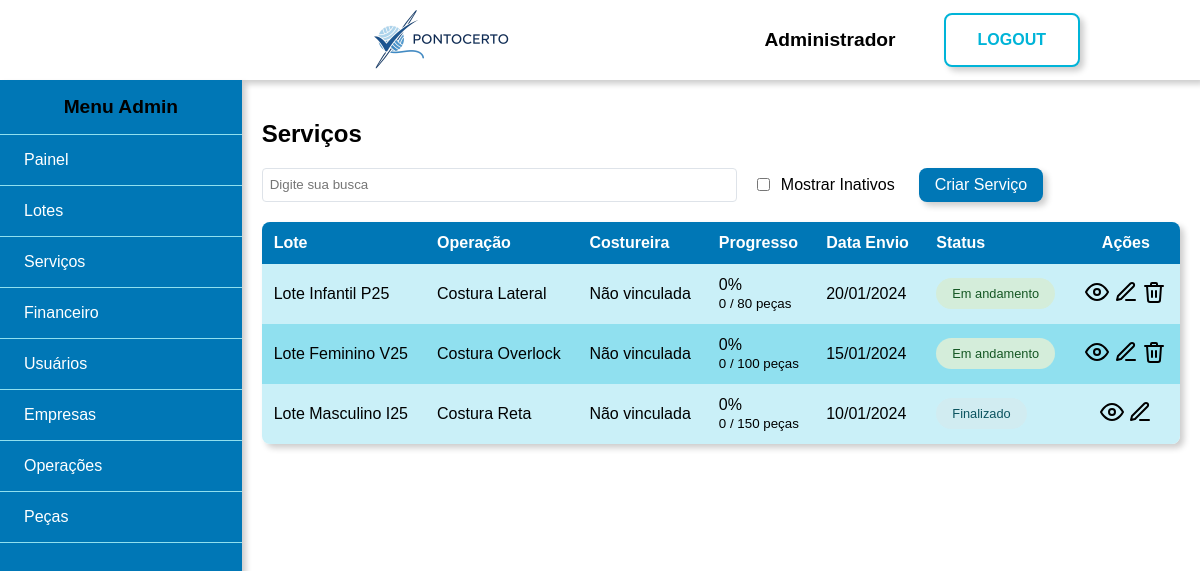
Screenshot of /admin/servicos (signed in) with the database file from the repository.
### tables this page shows
CREATE TABLE usuarios (
    id int PRIMARY KEY AUTO_INCREMENT,
    tipo enum('admin', 'costureira') NOT NULL DEFAULT 'costureira',
    nome varchar(50) NOT NULL,
    cpf varchar(11) NOT NULL UNIQUE,
    email varchar(250) NOT NULL UNIQUE,
    telefone varchar(11) NOT NULL,
    cep varchar(8) NOT NULL,
    logradouro varchar(250),
    complemento varchar(50),
    cidade varchar(100),
    tipo_chave_pix enum('cpf', 'cnpj', 'email', 'telefone', 'aleatoria') DEFAULT 'cpf',
    chave_pix varchar(250),
    senha varchar(255) NOT NULL,
    banco int NULL DEFAULT 0,
    agencia INT NULL DEFAULT 0,
    conta INT NULL DEFAULT 0,
    especialidade_id INT NOT NULL DEFAULT 2,
    ativo TINYINT DEFAULT 1,
    created_at TIMESTAMP DEFAULT CURRENT_TIMESTAMP,
    updated_at TIMESTAMP DEFAULT CURRENT_TIMESTAMP ON UPDATE CURRENT_TIMESTAMP
 );

CREATE TABLE servicos (
    id INT PRIMARY KEY AUTO_INCREMENT,
    lote_id INT NOT NULL,
    operacao_id INT NOT NULL,
    quantidade_pecas INT NOT NULL,
    pecas_concluidas INT DEFAULT 0,
    valor_operacao DECIMAL(10,2) NOT NULL,
    data_envio DATE NOT NULL,
    data_finalizacao DATE NULL,
    quantidade_concluida INT,
    observacao TEXT,
    costureira_id INT NULL,
    status ENUM('Em andamento', 'Finalizado', 'Inativo') DEFAULT 'Em andamento',
    created_at TIMESTAMP DEFAULT CURRENT_TIMESTAMP,
    updated_at TIMESTAMP DEFAULT CURRENT_TIMESTAMP ON UPDATE CURRENT_TIMESTAMP,
    
    FOREIGN KEY (lote_id) REFERENCES lotes(id) ON DELETE RESTRICT,
    FOREIGN KEY (operacao_id) REFERENCES operacoes(id) ON DELETE RESTRICT
);

CREATE TABLE lotes (
    id INT PRIMARY KEY AUTO_INCREMENT,
    empresa_id VARCHAR(50) NOT NULL,
    colecao VARCHAR(100) NOT NULL,
    nome VARCHAR(100) NOT NULL,
    observacao TEXT,
    data_entrada DATE NOT NULL,
    data_entrega DATE,
    valor_total DECIMAL(12, 2) DEFAULT 0.00,
    status ENUM('Aberto', 'Entregue', 'Cancelado') DEFAULT 'Aberto',
    anexos VARCHAR(500),
    ativo TINYINT DEFAULT 1,
    created_at TIMESTAMP DEFAULT CURRENT_TIMESTAMP,
    updated_at TIMESTAMP DEFAULT CURRENT_TIMESTAMP ON UPDATE CURRENT_TIMESTAMP
);

CREATE TABLE operacoes (
    id INT PRIMARY KEY AUTO_INCREMENT,
    nome VARCHAR(255) NOT NULL,
    valor DECIMAL(10, 2) NOT NULL,
    ativo TINYINT DEFAULT 1,
    created_at TIMESTAMP DEFAULT CURRENT_TIMESTAMP,
    updated_at TIMESTAMP DEFAULT CURRENT_TIMESTAMP ON UPDATE CURRENT_TIMESTAMP
);

### views/admin/servicos.php (the view, shortened to what the rows shown need)
<div class="conteudo flex">
<div class="conteudo-tabela">
    <h2>Serviços</h2>
    <div class="tabela">
        <table cellspacing='0' class="redondinho shadow filter">
            <thead>
                <tr>
                    <th class="ae">Lote</th>
                    <th class="ae">Operação</th>
                    <th class="ae">Costureira</th>
                    <th class="ae">Progresso</th>
                    <th class="ae">Data Envio</th>
                    <th class="ae">Status</th>
                    <th class="ac">Ações</th>
                </tr>
            </thead>
            <tbody>
                <?php if (empty($listaServicos)): ?>
                    <tr>
                        <td colspan="7" class="ac">Nenhum serviço encontrado</td>
                    </tr>
                <?php else: ?>
                    <?php foreach ($listaServicos as $servico): ?>
                       <tr class="linha-filter" data-ativo="<?= $servico['status'] == 'Inativo' ? '0' : '1' ?>">
                            <td class="ae"><?= htmlspecialchars($servico['lote_nome']) ?></td>
                            <td class="ae"><?= htmlspecialchars($servico['operacao_nome']) ?></td>
                            <td class="ae">
                                <?= $servico['costureira_nome'] ? htmlspecialchars($servico['costureira_nome']) : '<span class="texto-vermelho">Não vinculada</span>' ?>
                            </td>
                            <td class="ae">
    <?php
    $progresso = 0;
    if ($servico['quantidade_pecas'] > 0) {
        $progresso = ($servico['pecas_concluidas'] / $servico['quantidade_pecas']) * 100;
    }
    ?>
    <div class="progress-container">
        <div class="progress-bar" style="width: <?= $progresso ?>%;">
            <span class="progress-text"><?= round($progresso, 1) ?>%</span>
        </div>
    </div>
    <small><?= $servico['pecas_concluidas'] ?> / <?= $servico['quantidade_pecas'] ?> peças</small>
</td>
                            <td class="ae"><?= date('d/m/Y', strtotime($servico['data_envio'])) ?></td>
                            <td class="ae">
                                    <span class="status-badge <?= match($servico['status']) {
                                        'Em andamento'    => 'active',
                                        'Finalizado'      => 'completed',
                                        'Inativo'         => 'inactive',
                                    } ?>">
                                        <?= htmlspecialchars($servico['status']) ?>
                                    </span>
                                </td>
                            <td class="ac">
                                <a href="<?= BASE_URL ?>admin/visualizar-servico?id=<?= $servico['id'] ?>" class="btn-visualizar" title="Visualizar">
                                    <img class="icone" src="<?= ASSETS_URL ?>icones/visualizar.svg" alt="visualizar">
                                </a>
                                <a href="<?= BASE_URL ?>admin/editar-servico?id=<?= $servico['id'] ?>">
                                    <img class="icone" src="<?php echo ASSETS_URL?>icones/editar.svg" alt="editar">
                                </a>
                                <?php if ($servico['status'] === 'Em andamento'): ?>
                                    <a href="<?= BASE_URL ?>admin/remover-servico?id=<?= $servico['id'] ?>"
                                       onclick="return confirm('Tem certeza que deseja remover este serviço?')"
                                       class="btn-remover" title="Remover">
                                        <img class="icone" src="<?= ASSETS_URL ?>icones/remover.svg" alt="remover">
                                    </a>
                                <?php endif; ?>
                            </td>
                        </tr>
                    <?php endforeach; ?>
                <?php endif; ?>
            </tbody>
        </table>
    </div>
</div>

### views/shared/header.php (shortened to what the rows shown need)
<!DOCTYPE html>
<html lang="pt-BR">
<head>
    <link rel="stylesheet" href="<?php echo ASSETS_URL?>css/style.css">
</head>
<body>
    <?php if ($login ?? false): ?>
        <div class="principal azul flex center">
    <?php else: ?>
        <div class="principal">
            <?php if ($usuarioLogado ?? false): ?>
                <div class="topo flex h-center shadow">
                    <a class="imagem-topo" href="<?= $dashboardLink ?>">
                        <img src="<?php echo ASSETS_URL?>img/banner.png" alt="banner">
                    </a>
                    <span class="flex l-gap v-center">
                        <span class="nome-usuario"><?= htmlspecialchars($nomeUsuario) ?></span>
                        <a href="<?= BASE_URL ?>logout" class="botao-grande">LOGOUT</a>
                    </span>
                </div>
            <?php endif; ?>
    <?php endif; ?>

### rows the page displays
usuarios: nome "Administrador"
servicos: lote.nome "Lote Infantil P25", operacao.nome "Costura Lateral", pecas_concluidas "0", quantidade_pecas "80", data_envio "20/01/2024", status "Em andamento"
servicos: lote.nome "Lote Feminino V25", operacao.nome "Costura Overlock", pecas_concluidas "0", quantidade_pecas "100", data_envio "15/01/2024", status "Em andamento"
servicos: lote.nome "Lote Masculino I25", operacao.nome "Costura Reta", pecas_concluidas "0", quantidade_pecas "150", data_envio "10/01/2024", status "Finalizado"

### other values shown
$userRole "Admin"
$item['label'] "Painel"
$item['label'] "Lotes"
$item['label'] "Serviços"
$item['label'] "Financeiro"
$item['label'] "Usuários"
$item['label'] "Empresas"
$item['label'] "Operações"
$item['label'] "Peças"
